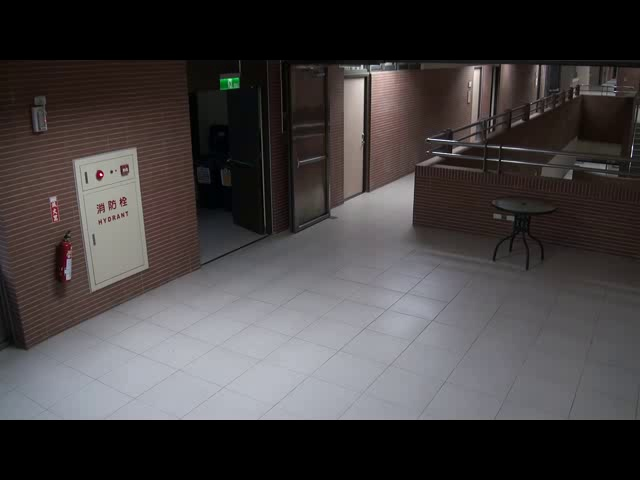
#> input picture Realtime Adandoned Object/frame1.jpg, 640 x 480 px, given in place of the camera
$ python 'Realtime Cam.py'
#> lines starting #> are read from the running program, lines starting #| are printed output that depends on the picture
import numpy as np
import cv2
from collections import Counter, defaultdict
import time

def process_video(duration=20):
#> called with duration = 20
    cap = cv2.VideoCapture(0)  # Use camera index 0 for the first camera

    if not cap.isOpened():
        print("Error opening camera")
        return

    ret, first_frame = cap.read()
#> first_frame is the input picture: shape (480, 640, 3); mean B, G, R 65.4, 64.9, 68.8
    if not ret:
        print("Error capturing frame")
        return

    video_width = int(cap.get(cv2.CAP_PROP_FRAME_WIDTH))
    video_height = int(cap.get(cv2.CAP_PROP_FRAME_HEIGHT))
    fps = cap.get(cv2.CAP_PROP_FPS)

    # Define the codec for saving the video
    fourcc = cv2.VideoWriter_fourcc(*'XVID')
    output_video = cv2.VideoWriter('output.avi', fourcc, fps, (video_width, video_height))

    first_frame_gray = cv2.cvtColor(first_frame, cv2.COLOR_BGR2GRAY)
    first_frame_blur = cv2.GaussianBlur(first_frame_gray, (9, 9), 0)
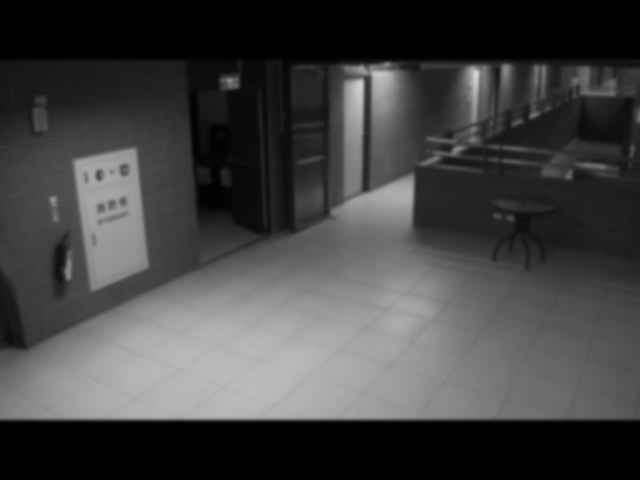
#> first_frame_blur: shape (480, 640); min 0, max 215, mean 66.1

    # ---------------------------------
    # size the window first
    # ---------------------------------
    cv2.namedWindow('CannyEdgeDet', cv2.WINDOW_NORMAL)
    cv2.namedWindow('Abandoned Object Detection', cv2.WINDOW_NORMAL)
    cv2.namedWindow('Morph_CLOSE', cv2.WINDOW_NORMAL)

    consecutiveframe = 20
    min_area = 200
    max_area = 20000

    track_temp = []
    track_master = []
    track_temp2 = []

    top_contour_dict = defaultdict(int)
    obj_detected_dict = defaultdict(int)

    start_time = time.time()
    frameno = 0  # Initialize frame number
    while True:
        ret, frame = cap.read()

        if not ret:
            break

        frameno += 1  # Increment frame number
        frame_gray = cv2.cvtColor(frame, cv2.COLOR_BGR2GRAY)
        frame_blur = cv2.GaussianBlur(frame_gray, (9, 9), 0)

        frame_diff = cv2.absdiff(first_frame, frame)
#> frame_diff: shape (480, 640, 3); every value is 0

        # Canny Edge Detection
        edged = cv2.Canny(frame_diff, 100, 200)
#> edged: shape (480, 640); every value is 0
        cv2.imshow('CannyEdgeDet', edged)

        kernel2 = np.ones((5, 5), np.uint8)
        thresh2 = cv2.morphologyEx(edged, cv2.MORPH_CLOSE, kernel2, iterations=2)
        cv2.imshow('Morph_Close', thresh2)

        # Find contours
        cnts, _ = cv2.findContours(thresh2.copy(), cv2.RETR_EXTERNAL, cv2.CHAIN_APPROX_SIMPLE)
#> cnts = []

        mycnts = []
        for c in cnts:
            M = cv2.moments(c)
            if M['m00'] == 0:
                pass
            else:
                cx = int(M['m10'] / M['m00'])
                cy = int(M['m01'] / M['m00'])

                if cv2.contourArea(c) < min_area or cv2.contourArea(c) > max_area:
                    pass
                else:
                    mycnts.append(c)

                    (x, y, w, h) = cv2.boundingRect(c)

                    sumcxcy = cx + cy
                    track_temp.append([cx + cy, frameno])

                    track_master.append([cx + cy, frameno])

                    countuniqueframe = set(j for i, j in track_master)
                    if len(countuniqueframe) > consecutiveframe:
                        minframeno = min(j for i, j in track_master)
                        for i, j in track_master:
                            if j != minframeno:
                                track_temp2.append([i, j])

                        track_master = list(track_temp2)
                        track_temp2 = []

                    countcxcy = Counter(i for i, j in track_master)
                    for i, j in countcxcy.items():
                        if j >= consecutiveframe:
                            top_contour_dict[i] += 1

                    if sumcxcy in top_contour_dict:
                        if top_contour_dict[sumcxcy] > 100:
                            cv2.rectangle(frame, (x, y), (x + w, y + h), (0, 255, 0), 2)
                            obj_detected_dict[sumcxcy] += 1
                            cv2.putText(frame, "Abandoned object", (x, y - 10), cv2.FONT_HERSHEY_SIMPLEX, 0.5,
                                        (0, 255, 0), 2)
#> this loop made 0 passes
#> after the loop, mycnts = []; obj_detected_dict = 0 items; top_contour_dict = 0 items; track_temp = []

        cv2.imshow('Abandoned Object Detection', frame)

        # Save frame to the output video
        output_video.write(frame)

        elapsed_time = time.time() - start_time
        if elapsed_time >= duration:
            break

        if cv2.waitKey(1) == 27:
#> (key Esc is pressed here)
            break

    cap.release()
    output_video.release()
    cv2.destroyAllWindows()

process_video()

$ run again, on Realtime Adandoned Object/first_frame.png
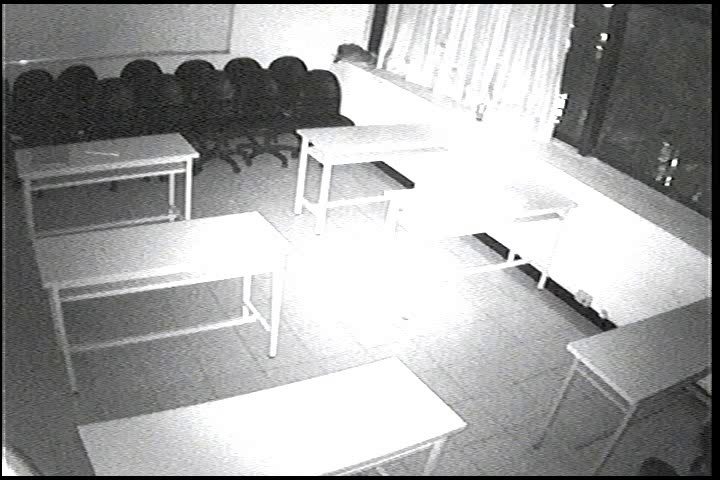
#> input picture Realtime Adandoned Object/first_frame.png, 720 x 480 px, given in place of the camera
#> in process_video, first_frame is the input picture: shape (480, 720, 3); mean B, G, R 162.2, 162.5, 162.3
#> in process_video, `first_frame_blur = cv2.GaussianBlur(first_frame_gray, (9, 9), 0)`:
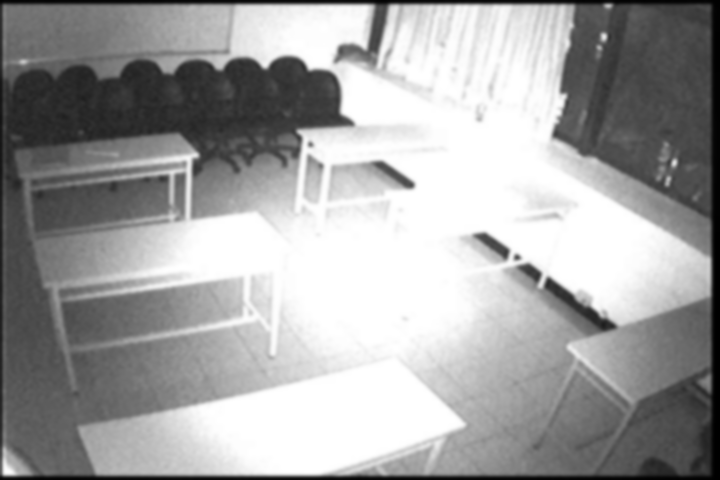
#> first_frame_blur: shape (480, 720); min 0, max 255, mean 162.4
#> frame_diff: shape (480, 720, 3); every value is 0
#> edged: shape (480, 720); every value is 0
#> cnts = []
#> after the loop in process_video, `for c in cnts:`: obj_detected_dict = 0 items; track_temp = []
